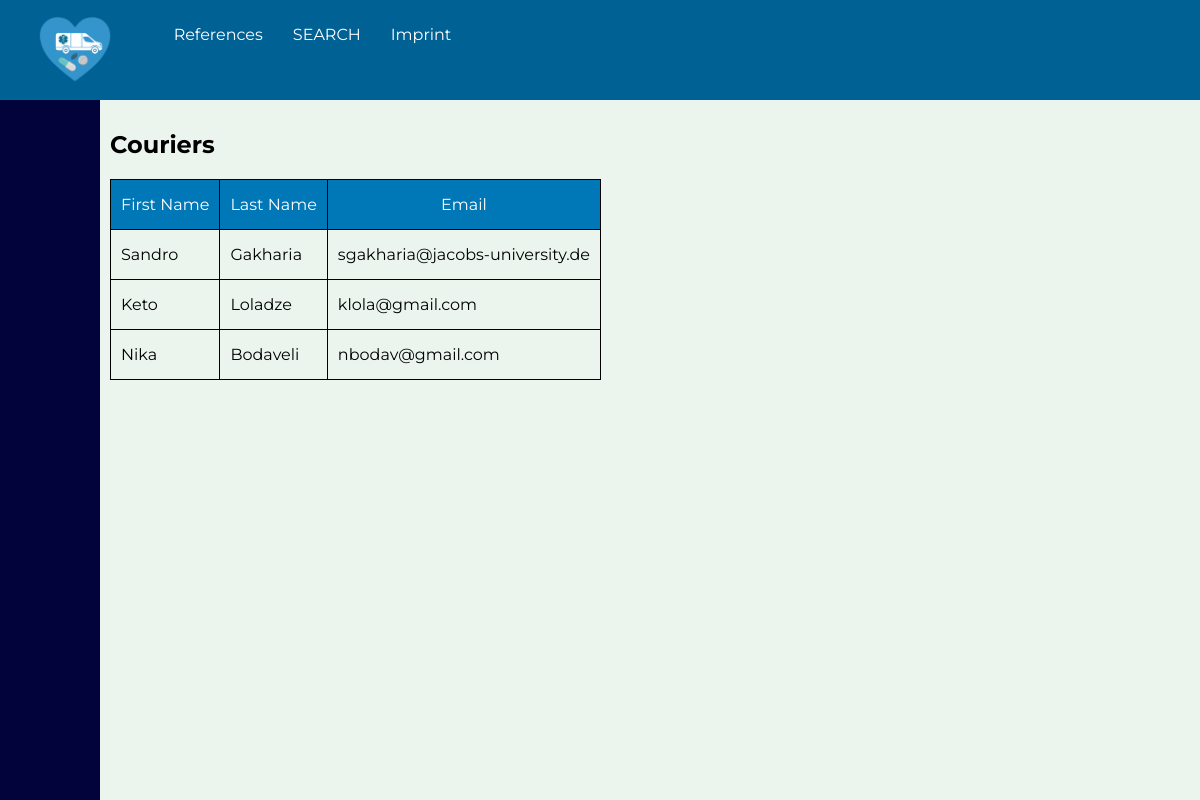
The page /reference/couriers.php on the database its author committed.
### tables this page shows
CREATE TABLE Users(
    uid INT NOT NULL AUTO_INCREMENT,
    firstname VARCHAR(255) NOT NULL,
    lastname VARCHAR(255) NOT NULL,
    email VARCHAR(255) NOT NULL UNIQUE,

    PRIMARY KEY(uid)
);

### reference/couriers.php (the view, shortened to what this page needs)
<?php
    include_once(__DIR__ . '/../app/start.php');
    $conn = require(__DIR__ . '/../app/connect.php');
    $sql = "SELECT U.firstname, U.lastname, U.email FROM Users U, Courier C WHERE U.uid = C.uid ORDER BY U.uid";
    $result = $conn->query($sql);
    if ($result->num_rows > 0) {
?>
    <h2>Couriers</h2>
    <table>
        <thead>
            <tr style='text-align: center;'>
                <th>First Name</th>
                <th>Last Name</th>
                <th>Email</th>
            </tr>
        </thead>
        <tbody>
        <?php
            while ($row = $result->fetch_assoc()) {
        ?>
            <tr>
                <td><?=$row['firstname']?></td>
                <td><?=$row['lastname']?></td>
                <td><?=$row['email']?></td>
            </tr>
        <?php } ?>
        </tbody>
    </table>
<?php
    } else {
?>
    <h2>No Entries</h2>
<?php
    }
    include_once(__DIR__ . '/../app/end.php');
?>

### index.css (style rules this page uses)
html, body { height: 100%; width: 100%; margin: 0; padding: 0; }
* { font-family: Montserrat; -webkit-box-sizing: border-box; -moz-box-sizing: border-box; box-sizing: border-box; }
body { display: flex; flex-direction: column; }
table { border-collapse: collapse; font-size: 16px; }
thead th { background: #0077B6; color: white; font-weight: normal; }
th, td { padding: 15px 10px; border: 1px solid black; }

### rows shown on the page
users: firstname "Sandro", lastname "Gakharia", email "sgakharia@jacobs-university.de"
users: firstname "Keto", lastname "Loladze", email "klola@gmail.com"
users: firstname "Nika", lastname "Bodaveli", email "nbodav@gmail.com"
